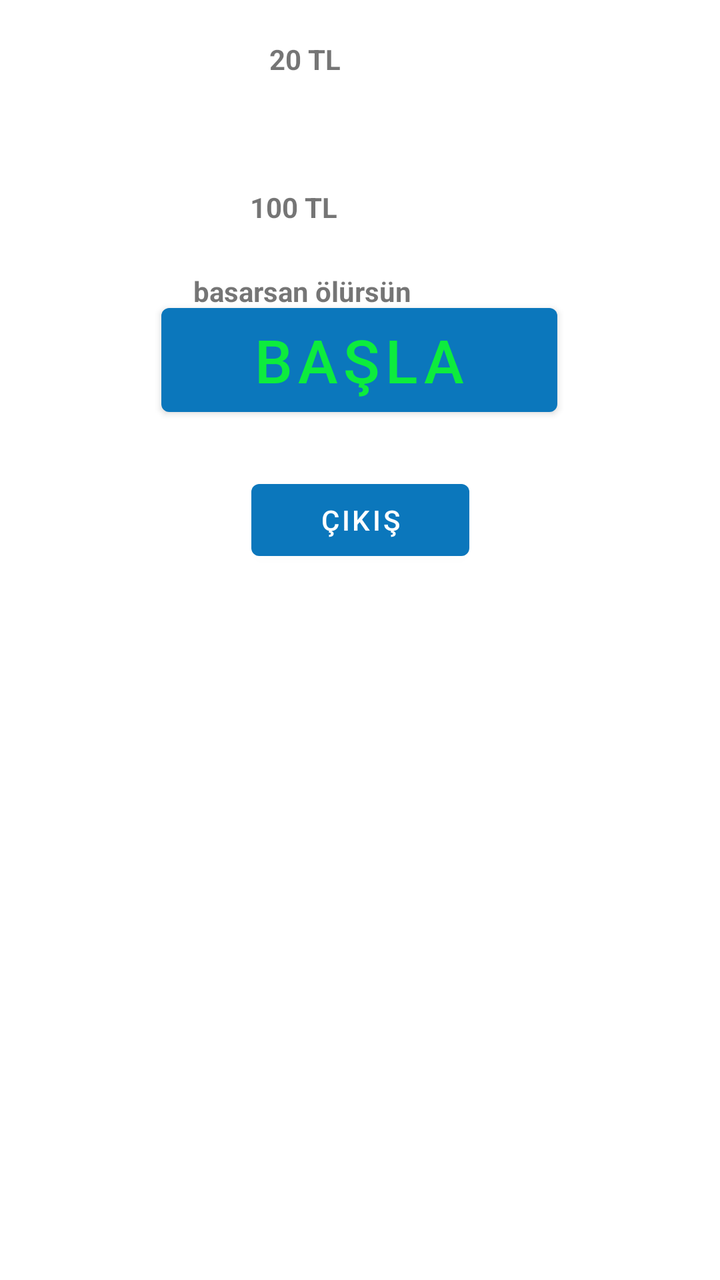
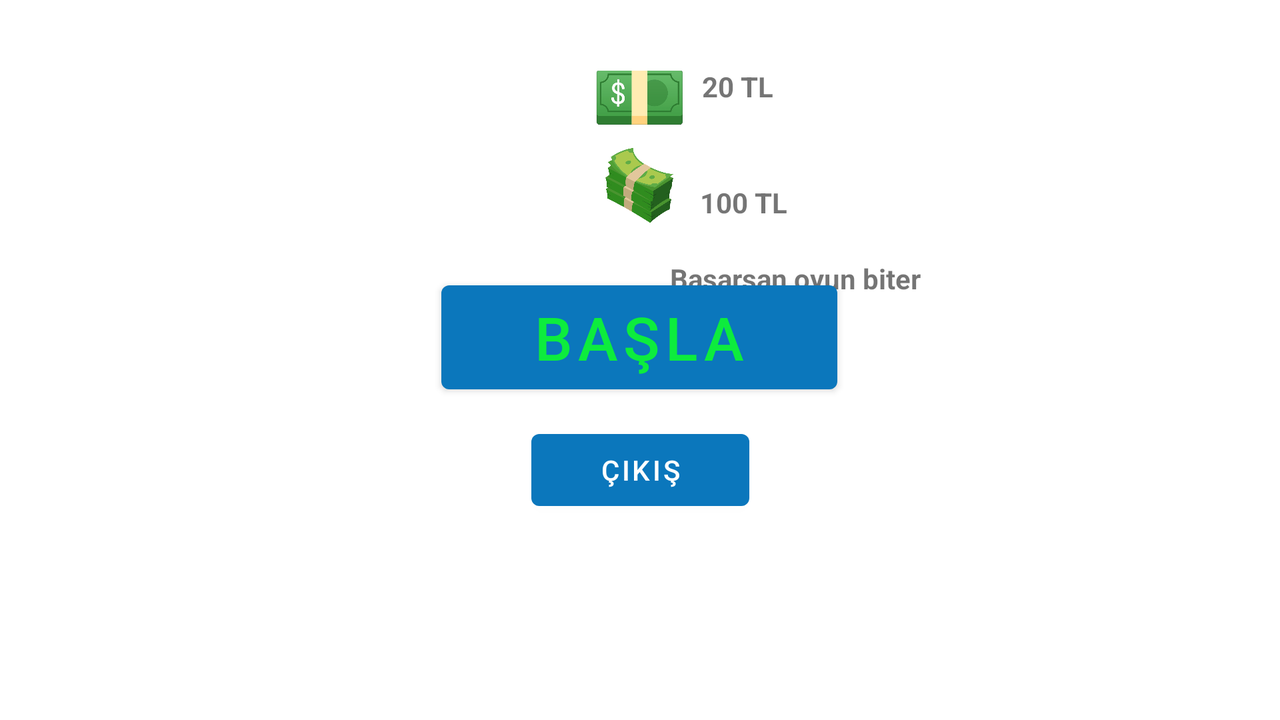

An Android layout and its configuration variant, each rendered on a device that would load it. The default file and the variant file are quoted in full after the pictures.
<!-- AndroidManifest.xml: application theme Theme.HarranHub -->
<!-- res/layout/fragment_oyun_ana_sayfa.xml -->
<?xml version="1.0" encoding="utf-8"?>
<androidx.constraintlayout.widget.ConstraintLayout xmlns:android="http://schemas.android.com/apk/res/android"
xmlns:app="http://schemas.android.com/apk/res-auto"
xmlns:tools="http://schemas.android.com/tools"
android:layout_width="match_parent"
android:layout_height="match_parent"
tools:context=".AnaSayfa.MenuSayfalari.Oyun.OyunAnaSayfa">

    <ImageView
        android:id="@+id/oyun_karakter_imageView"
        android:layout_width="wrap_content"
        android:layout_height="wrap_content"
        android:layout_marginStart="120dp"
        android:layout_marginTop="4dp"
        android:layout_marginEnd="166dp"
        app:layout_constraintEnd_toEndOf="parent"
        app:layout_constraintHorizontal_bias="0.561"
        app:layout_constraintStart_toStartOf="parent"
        app:layout_constraintTop_toTopOf="parent"
        app:srcCompat="@drawable/anakarakter" />

    <ImageView
        android:id="@+id/kucuk_dolar_image_view"
        android:layout_width="45dp"
        android:layout_height="30dp"
        android:layout_marginStart="190dp"
        android:layout_marginTop="8dp"
        android:layout_marginEnd="191dp"
        app:layout_constraintEnd_toEndOf="parent"
        app:layout_constraintHorizontal_bias="0.501"
        app:layout_constraintStart_toStartOf="parent"
        app:layout_constraintTop_toBottomOf="@+id/oyun_karakter_imageView"
        app:srcCompat="@drawable/dollar" />

    <TextView
        android:id="@+id/kucuk_dolar_text_view"
        android:layout_width="wrap_content"
        android:layout_height="wrap_content"
        android:layout_marginTop="8dp"
        android:layout_marginEnd="176dp"
        android:text="20 TL"
        android:textStyle="bold"
        app:layout_constraintEnd_toEndOf="parent"
        app:layout_constraintHorizontal_bias="0.099"
        app:layout_constraintStart_toEndOf="@+id/kucuk_dolar_image_view"
        app:layout_constraintTop_toTopOf="@+id/kucuk_dolar_image_view" />

    <ImageView
        android:id="@+id/buyuk_dolar_image_view"
        android:layout_width="51dp"
        android:layout_height="42dp"
        android:layout_marginStart="190dp"
        android:layout_marginTop="32dp"
        android:layout_marginEnd="191dp"
        app:layout_constraintEnd_toEndOf="parent"
        app:layout_constraintHorizontal_bias="0.501"
        app:layout_constraintStart_toStartOf="parent"
        app:layout_constraintTop_toBottomOf="@+id/kucuk_dolar_image_view"
        app:srcCompat="@drawable/box" />

    <TextView
        android:id="@+id/ucret2"
        android:layout_width="wrap_content"
        android:layout_height="wrap_content"
        android:layout_marginTop="20dp"
        android:layout_marginEnd="175dp"
        android:text="100 TL"
        android:textStyle="bold"
        app:layout_constraintEnd_toEndOf="parent"
        app:layout_constraintHorizontal_bias="0.062"
        app:layout_constraintStart_toEndOf="@+id/buyuk_dolar_image_view"
        app:layout_constraintTop_toTopOf="@+id/buyuk_dolar_image_view" />

    <ImageView
        android:id="@+id/oyun_imageview"
        android:layout_width="wrap_content"
        android:layout_height="wrap_content"
        android:layout_marginStart="190dp"
        android:layout_marginTop="12dp"
        android:layout_marginEnd="191dp"
        app:layout_constraintEnd_toEndOf="parent"
        app:layout_constraintStart_toStartOf="parent"
        app:layout_constraintTop_toBottomOf="@+id/buyuk_dolar_image_view"
        app:srcCompat="@drawable/siyahkare" />

    <TextView
        android:id="@+id/siyah_textview"
        android:layout_width="wrap_content"
        android:layout_height="wrap_content"
        android:layout_marginStart="178dp"
        android:layout_marginTop="8dp"
        android:layout_marginEnd="175dp"
        android:text="basarsan ölürsün"
        android:textStyle="bold"
        app:layout_constraintEnd_toEndOf="parent"
        app:layout_constraintHorizontal_bias="0.798"
        app:layout_constraintStart_toStartOf="parent"
        app:layout_constraintTop_toTopOf="@+id/oyun_imageview" />

    <Button
        android:id="@+id/start_btn"
        android:layout_width="198dp"
        android:layout_height="64dp"
        android:layout_marginStart="158dp"
        android:layout_marginTop="20dp"
        android:layout_marginEnd="159dp"
        android:text="BAŞLA"
        android:textColor="#0DEC3D"
        android:textSize="30sp"
        app:layout_constraintEnd_toEndOf="parent"
        app:layout_constraintStart_toStartOf="parent"
        app:layout_constraintTop_toBottomOf="@+id/oyun_imageview" />

    <Button
        android:id="@+id/oyun_cikis_button"
        android:layout_width="109dp"
        android:layout_height="48dp"
        android:layout_marginTop="88dp"
        android:text="Çıkış"
        app:layout_constraintEnd_toEndOf="parent"
        app:layout_constraintStart_toStartOf="parent"
        app:layout_constraintTop_toTopOf="@+id/start_btn" />

</androidx.constraintlayout.widget.ConstraintLayout>
<!-- resources referenced by this layout -->
<resources>
  <!-- drawable box: png bitmap (drawable-v24, 104215 bytes) -->
  <!-- drawable dollar: png bitmap (drawable-v24, 46384 bytes) -->
  <style name="Theme.HarranHub" parent="Theme.MaterialComponents.DayNight.DarkActionBar">
          
          <item name="colorPrimary">@color/harranrenkkodumavi</item>
          <item name="colorPrimaryVariant">@color/purple_700</item>
          <item name="colorOnPrimary">@color/white</item>
          
          <item name="colorSecondary">@color/teal_200</item>
          <item name="colorSecondaryVariant">@color/teal_700</item>
          <item name="colorOnSecondary">@color/black</item>
          
          <item name="android:statusBarColor" tools:targetApi="l">?attr/colorPrimaryVariant</item>
          
      </style>
  <color name="harranrenkkodumavi">#0b77bc</color>
  <color name="purple_700">#FF3700B3</color>
  <color name="white">#FFFFFFFF</color>
  <color name="teal_200">#FF03DAC5</color>
  <color name="teal_700">#FF018786</color>
  <color name="black">#FF000000</color>
</resources>
<!-- res/layout-land/fragment_oyun_ana_sayfa.xml (the repository's variant of the layout above) -->
<!-- drawn on the phone turned sideways -->
<?xml version="1.0" encoding="utf-8"?>
<androidx.constraintlayout.widget.ConstraintLayout xmlns:android="http://schemas.android.com/apk/res/android"
xmlns:app="http://schemas.android.com/apk/res-auto"
xmlns:tools="http://schemas.android.com/tools"
android:layout_width="match_parent"
android:layout_height="match_parent"
tools:context=".AnaSayfa.MenuSayfalari.Oyun.OyunAnaSayfa">

    <ImageView
        android:id="@+id/oyun_karakter_imageView"
        android:layout_width="wrap_content"
        android:layout_height="wrap_content"
        app:layout_constraintEnd_toStartOf="@+id/start_btn"
        app:layout_constraintHorizontal_bias="1.0"
        app:layout_constraintStart_toStartOf="parent"
        app:layout_constraintTop_toTopOf="@+id/kucuk_dolar_image_view"
        app:srcCompat="@drawable/anakarakter" />

    <ImageView
        android:id="@+id/kucuk_dolar_image_view"
        android:layout_width="45dp"
        android:layout_height="30dp"
        android:layout_marginStart="190dp"
        android:layout_marginEnd="191dp"
        app:layout_constraintBottom_toBottomOf="parent"
        app:layout_constraintEnd_toEndOf="parent"
        app:layout_constraintHorizontal_bias="0.501"
        app:layout_constraintStart_toStartOf="parent"
        app:layout_constraintTop_toTopOf="parent"
        app:layout_constraintVertical_bias="0.102"
        app:srcCompat="@drawable/dollar" />

    <TextView
        android:id="@+id/kucuk_dolar_text_view"
        android:layout_width="wrap_content"
        android:layout_height="wrap_content"
        android:layout_marginEnd="176dp"
        android:text="20 TL"
        android:textStyle="bold"
        app:layout_constraintEnd_toEndOf="parent"
        app:layout_constraintHorizontal_bias="0.099"
        app:layout_constraintStart_toEndOf="@+id/kucuk_dolar_image_view"
        app:layout_constraintTop_toTopOf="@+id/kucuk_dolar_image_view" />

    <ImageView
        android:id="@+id/buyuk_dolar_image_view"
        android:layout_width="51dp"
        android:layout_height="42dp"
        android:layout_marginStart="190dp"
        android:layout_marginTop="8dp"
        android:layout_marginEnd="191dp"
        app:layout_constraintBottom_toBottomOf="parent"
        app:layout_constraintEnd_toEndOf="parent"
        app:layout_constraintHorizontal_bias="0.501"
        app:layout_constraintStart_toStartOf="parent"
        app:layout_constraintTop_toBottomOf="@+id/kucuk_dolar_image_view"
        app:layout_constraintVertical_bias="0.0"
        app:srcCompat="@drawable/box" />

    <TextView
        android:id="@+id/ucret2"
        android:layout_width="wrap_content"
        android:layout_height="wrap_content"
        android:layout_marginTop="20dp"
        android:layout_marginEnd="175dp"
        android:text="100 TL"
        android:textStyle="bold"
        app:layout_constraintEnd_toEndOf="parent"
        app:layout_constraintHorizontal_bias="0.062"
        app:layout_constraintStart_toEndOf="@+id/buyuk_dolar_image_view"
        app:layout_constraintTop_toTopOf="@+id/buyuk_dolar_image_view" />

    <ImageView
        android:id="@+id/oyun_imageview"
        android:layout_width="wrap_content"
        android:layout_height="wrap_content"
        android:layout_marginStart="190dp"
        android:layout_marginTop="8dp"
        android:layout_marginEnd="191dp"
        app:layout_constraintEnd_toEndOf="parent"
        app:layout_constraintStart_toStartOf="parent"
        app:layout_constraintTop_toBottomOf="@+id/buyuk_dolar_image_view"
        app:srcCompat="@drawable/siyahkare" />

    <TextView
        android:id="@+id/siyah_textview"
        android:layout_width="wrap_content"
        android:layout_height="wrap_content"
        android:layout_marginTop="8dp"
        android:text="Basarsan oyun biter"
        android:textStyle="bold"
        app:layout_constraintEnd_toEndOf="parent"
        app:layout_constraintHorizontal_bias="0.078"
        app:layout_constraintStart_toEndOf="@+id/oyun_imageview"
        app:layout_constraintTop_toTopOf="@+id/oyun_imageview" />

    <Button
        android:id="@+id/start_btn"
        android:layout_width="198dp"
        android:layout_height="64dp"
        android:layout_marginStart="158dp"
        android:layout_marginTop="4dp"
        android:layout_marginEnd="159dp"
        android:text="BAŞLA"
        android:textColor="#0DEC3D"
        android:textSize="30sp"
        app:layout_constraintBottom_toBottomOf="parent"
        app:layout_constraintEnd_toEndOf="parent"
        app:layout_constraintStart_toStartOf="parent"
        app:layout_constraintTop_toBottomOf="@+id/oyun_imageview"
        app:layout_constraintVertical_bias="0.064" />

    <Button
        android:id="@+id/oyun_cikis_button"
        android:layout_width="109dp"
        android:layout_height="48dp"
        android:layout_marginTop="72dp"
        android:text="Çıkış"
        app:layout_constraintBottom_toBottomOf="parent"
        app:layout_constraintEnd_toEndOf="parent"
        app:layout_constraintStart_toStartOf="parent"
        app:layout_constraintTop_toTopOf="@+id/start_btn"
        app:layout_constraintVertical_bias="0.021" />

</androidx.constraintlayout.widget.ConstraintLayout>
